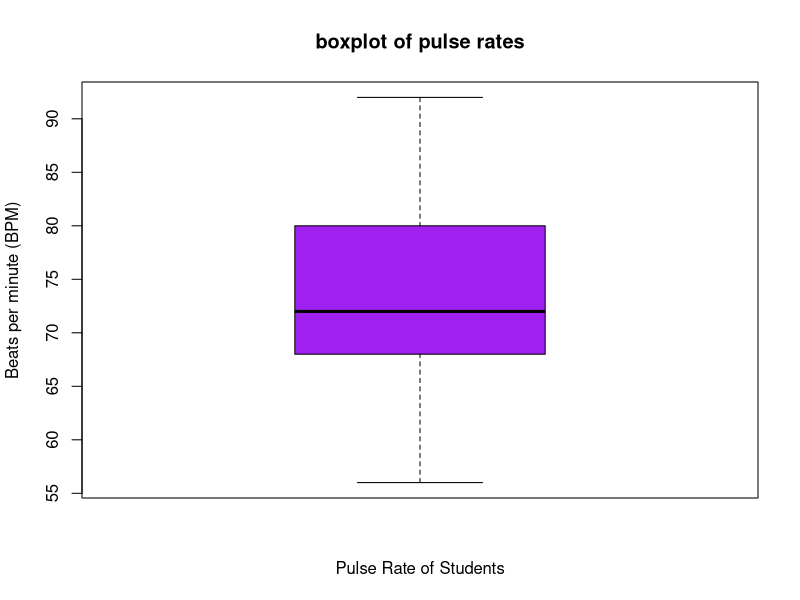
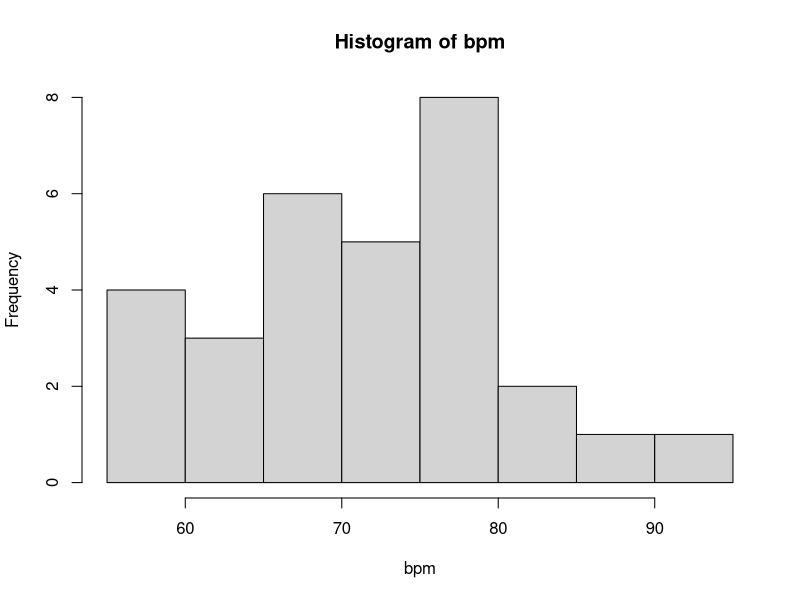
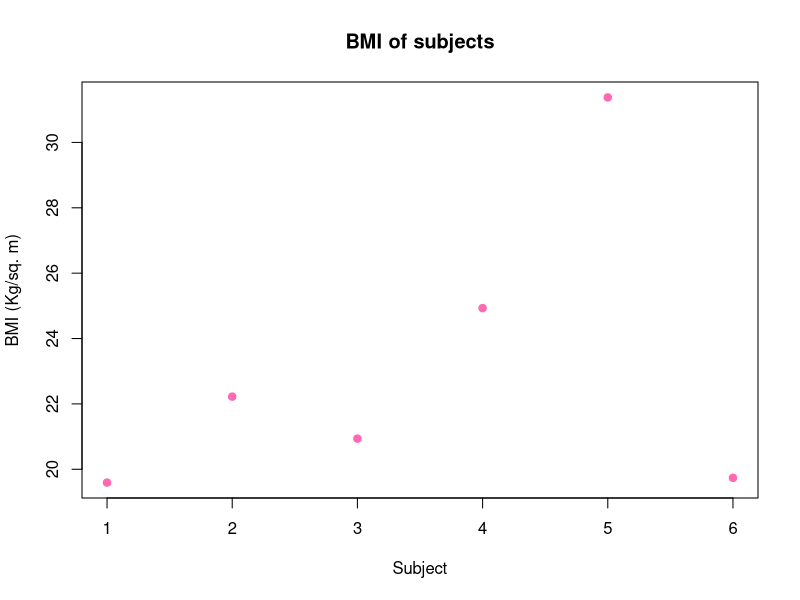
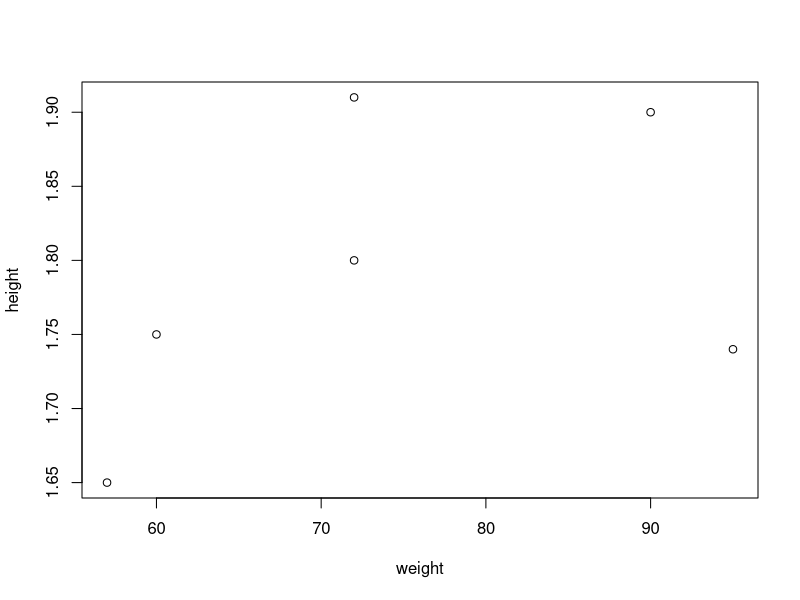

Reproduce these figures in R, in order.
#Practice-1
bpm = c(68, 60, 76, 68, 64, 80, 72, 76, 92, 68, 56, 72, 68, 60,
        84, 72, 56, 88, 76, 80, 68, 80, 84, 64, 80, 72, 64, 68, 76, 72)

mbpm = min(bpm)
mbpm
max(bpm)
mean(bpm)
median(bpm)
boxplot(bpm,col="purple",xlab="Pulse Rate of Students",ylab="Beats per minute (BPM)",main="boxplot of pulse rates")
hist(bpm)
sd(bpm)
var(bpm)

#Practice-2
weight = c(60, 72, 57, 90, 95, 72) #weight in KG
height = c(1.75, 1.80, 1.65, 1.90, 1.74, 1.91) #height in meters
bmi = weight/(height^2)
round(bmi,2)
plot(bmi,pch=19,xlab="Subject",ylab="BMI (Kg/sq. m)",col="hotpink",main="BMI of subjects")
plot(weight,height)
cor(weight,height)
